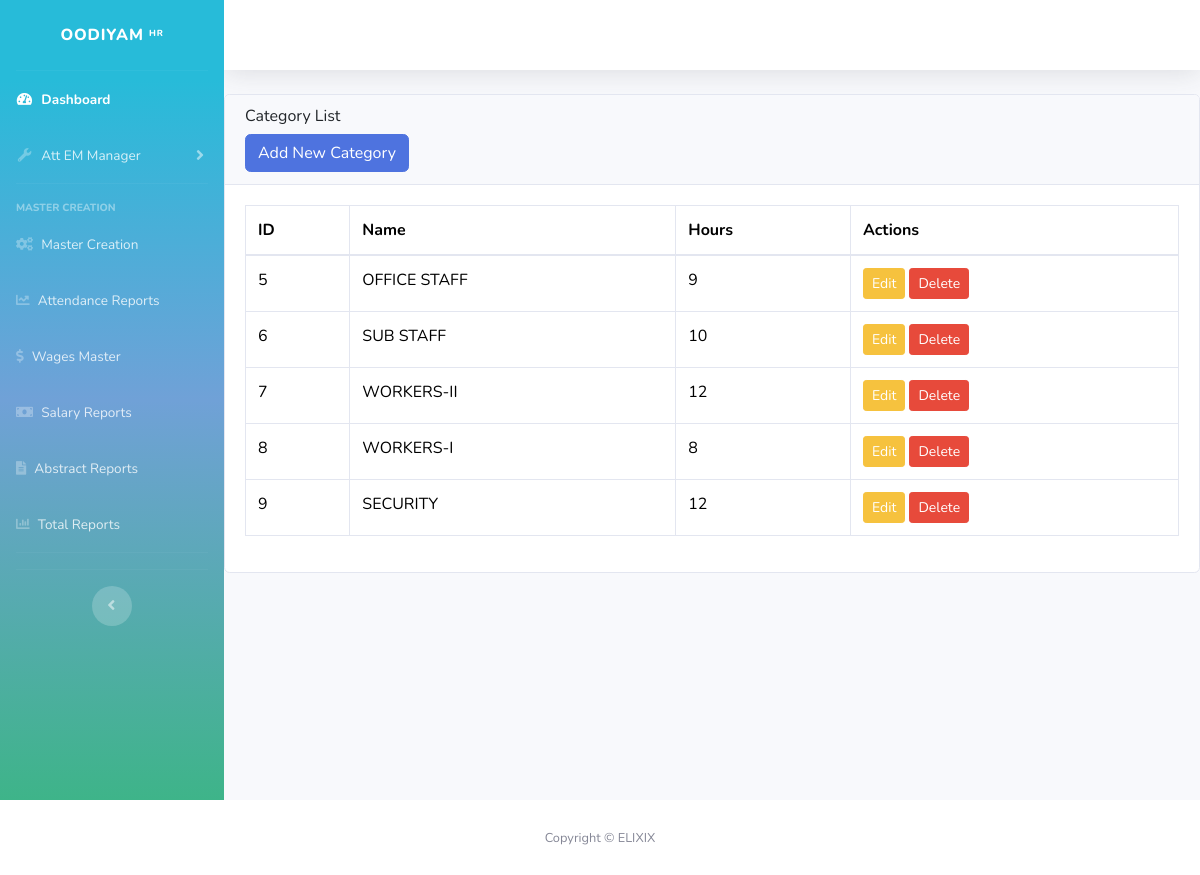
The app's page /employee/categories/ with its own data.
### employee/models.py (models this page shows, shortened)
class Category(models.Model):
    name = models.CharField(max_length=100, unique=True)
    hours = models.IntegerField(default=0, blank=True, null=True)

### employee/views.py (the view)
# urls.py: path('categories/', views.category_list, name='category_list'),
def category_list(request):
    categories = Category.objects.all()
    return render(request, 'employee/department/category_list.html', {'categories': categories})

### employee/templates/employee/department/category_list.html (shortened to what this page needs)
{% load static %}
<!DOCTYPE html>
<html lang="en">
<head>
    <link href="https://cdnjs.cloudflare.com/ajax/libs/font-awesome/5.15.4/css/all.min.css" rel="stylesheet">
</head>
<body id="page-top">
    <div id="wrapper">
        {% include 'body/sidebar.html' %}
        <div id="content-wrapper" class="d-flex flex-column">
            <div id="content">
                {% include 'body/header.html' %}
                <div class="card">
                    <div class="card-header">
                        <h6>Category List</h6>
                        <a href="{% url 'category_create' %}" class="btn btn-primary">Add New Category</a>
                    </div>
                    <div class="card-body">
                        <table class="table table-bordered table-bordered-bd-primary">
                            <thead>
                                <tr>
                                    <th>ID</th>
                                    <th>Name</th>
                                    <th>Hours</th>
                                    <th>Actions</th>
                                </tr>
                            </thead>
                            <tbody>
                                {% for category in categories %}
                                <tr>
                                    <td>{{ category.id }}</td>
                                    <td>{{ category.name }}</td>
                                    <td>{{ category.hours }}</td>
                                    <td>
                                        <a href="{% url 'category_edit' category.id %}" class="btn btn-warning btn-sm">Edit</a>
                                        <a href="{% url 'category_delete' category.id %}" class="btn btn-danger btn-sm">Delete</a>
                                    </td>
                                </tr>
                                {% empty %}
                                <tr>
                                    <td colspan="4">No categories found.</td>
                                </tr>
                                {% endfor %}
                            </tbody>
                        </table>
                    </div>
                </div>
            </div>
        </div>
    </div>
    {% include 'body/footer.html' %}
</body>
</html>

### records on screen
Category: id "5", name "OFFICE STAFF", hours "9"
Category: id "6", name "SUB STAFF", hours "10"
Category: id "7", name "WORKERS-II", hours "12"
Category: id "8", name "WORKERS-I", hours "8"
Category: id "9", name "SECURITY", hours "12"
